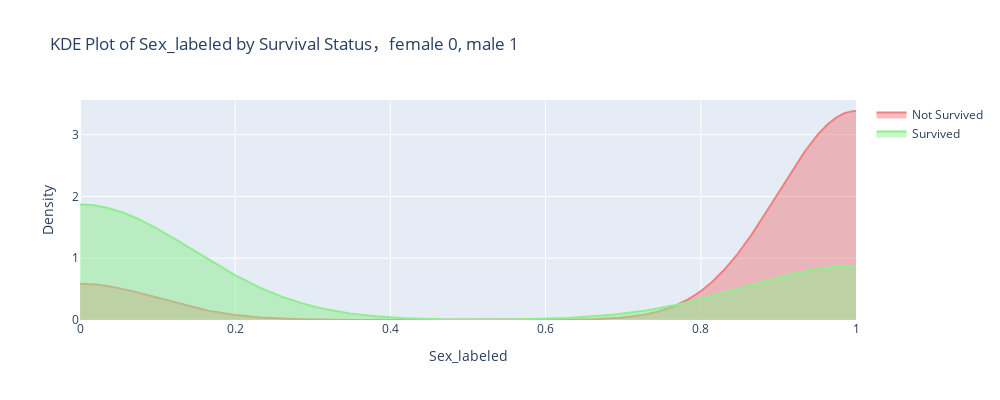

The notebook cell this image was saved under:
### Code cell
# 0
# Sex_labeled
# female 0, male 1

from scipy.stats import gaussian_kde

# 計算密度估計
sex_not_survived = df_train[df_train['Survived'] == 0]['Sex_labeled']
sex_survived = df_train[df_train['Survived'] == 1]['Sex_labeled']

kde_not_survived = gaussian_kde(sex_not_survived)
kde_survived = gaussian_kde(sex_survived)

# 設置範圍
sex_range = np.linspace(0, df_train['Sex_labeled'].max(), 1000)

# 計算估計密度
density_not_survived = kde_not_survived(sex_range)
density_survived = kde_survived(sex_range)

#
fig = go.Figure()

# 未生還乘客的 KDE 曲線
fig.add_trace(go.Scatter(
    x=sex_range,
    y=density_not_survived,
    mode='lines',
    name='Not Survived',
    fill='tozeroy',
    line=dict(color='lightcoral')
))

# 生還乘客的 KDE 曲線
fig.add_trace(go.Scatter(
    x=sex_range,
    y=density_survived,
    mode='lines',
    name='Survived',
    fill='tozeroy',
    line=dict(color='lightgreen')
))

fig.update_layout(
    title='KDE Plot of Sex_labeled by Survival Status，female 0, male 1',
    xaxis_title='Sex_labeled',
    yaxis_title='Density',
    width=1000,
    height=400
)

fig.show()

### Figure 1 — Plotly figure (JSON) as saved in the notebook; plotly's stock layout.template omitted (floating-point values rounded to 4 significant figures; data arrays with more than 128 entries replaced by an {"elided": "..."} marker saying what was removed)
{"data": [{"fill": "tozeroy", "line": {"color": "lightcoral"}, "mode": "lines", "name": "Not Survived", "type": "scatter", "x": {"elided": "1000 float values"}, "y": {"elided": "1000 float values"}}, {"fill": "tozeroy", "line": {"color": "lightgreen"}, "mode": "lines", "name": "Survived", "type": "scatter", "x": {"elided": "1000 float values"}, "y": {"elided": "1000 float values"}}], "layout": {"height": 400, "title": {"text": "KDE Plot of Sex_labeled by Survival Status，female 0, male 1"}, "width": 1000, "xaxis": {"title": {"text": "Sex_labeled"}}, "yaxis": {"title": {"text": "Density"}}}}
